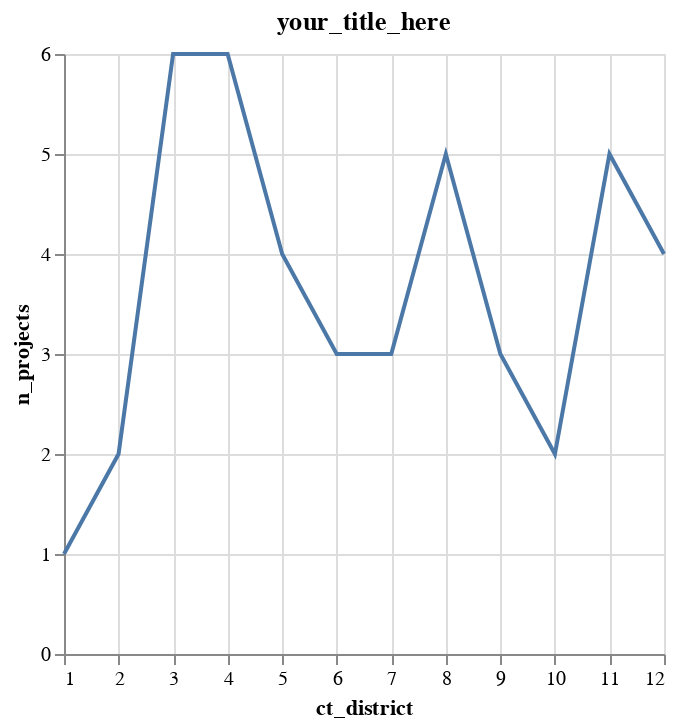

Source (notebook cell):
### Code cell
alt.Chart(agg1, title="your_title_here").mark_line().encode(
    x="ct_district", y="n_projects"
)

### Figure 1 — Vega-Lite specification as saved in the notebook (floating-point values rounded to 4 significant figures)
{"config": {"view": {"continuousWidth": 300, "continuousHeight": 300}}, "data": {"name": "data-04c1224c4cb5ae5875c6dcd62d920eb7"}, "mark": {"type": "line"}, "encoding": {"x": {"field": "ct_district", "type": "quantitative"}, "y": {"field": "n_projects", "type": "quantitative"}}, "title": "your_title_here", "$schema": "https://vega.github.io/schema/vega-lite/v5.17.0.json", "datasets": {"data-04c1224c4cb5ae5875c6dcd62d920eb7": [{"ct_district": 1, "median_score": 72.0, "min_score": 72, "max_score": 72, "n_projects": 1}, {"ct_district": 2, "median_score": 61.5, "min_score": 60, "max_score": 63, "n_projects": 2}, {"ct_district": 3, "median_score": 80.5, "min_score": 54, "max_score": 97, "n_projects": 6}, {"ct_district": 4, "median_score": 70.5, "min_score": 60, "max_score": 97, "n_projects": 6}, {"ct_district": 5, "median_score": 77.0, "min_score": 58, "max_score": 98, "n_projects": 4}, {"ct_district": 6, "median_score": 72.0, "min_score": 63, "max_score": 77, "n_projects": 3}, {"ct_district": 7, "median_score": 82.0, "min_score": 79, "max_score": 94, "n_projects": 3}, {"ct_district": 8, "median_score": 73.0, "min_score": 66, "max_score": 85, "n_projects": 5}, {"ct_district": 9, "median_score": 75.0, "min_score": 67, "max_score": 87, "n_projects": 3}, {"ct_district": 10, "median_score": 72.5, "min_score": 59, "max_score": 86, "n_projects": 2}, {"ct_district": 11, "median_score": 75.0, "min_score": 55, "max_score": 89, "n_projects": 5}, {"ct_district": 12, "median_score": 72.5, "min_score": 60, "max_score": 97, "n_projects": 4}]}}
